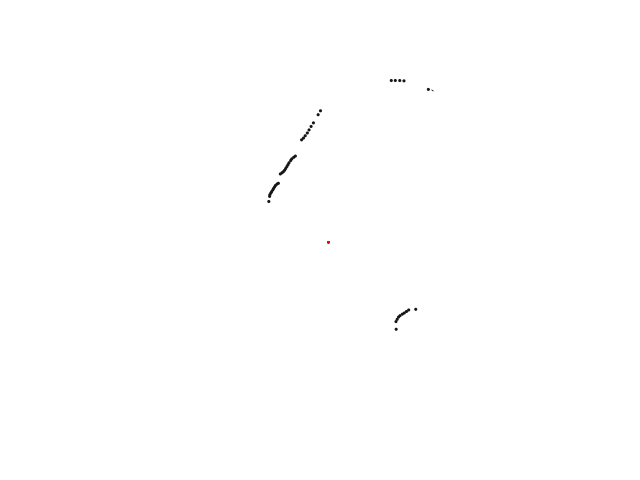

Write the Python code that produced this figure.
'''Animates distances and measurment quality'''
from rplidar import RPLidar
from rplidar import *
import matplotlib.pyplot as plt
import numpy as np
import matplotlib.animation as animation
import asyncio

PORT_NAME = 'COM8'
DMAX = 1000
IMIN = 0
IMAX = 200


lidar = RPLidar(PORT_NAME)
fig = plt.figure()
ax = plt.subplot(111, projection='polar')
line = ax.scatter([0, 0], [0, 0], s=5, c=[IMIN, IMAX], cmap=plt.cm.Greys_r, lw=0)
ax.set_rmax(DMAX)
ax.grid(True)
ax.axis('off')
#add a red dot at the center of the lidar with polar coordinates (0,0)
ax.add_patch(plt.Circle((0, 0), 10, color='r', fill=True))


def update_line(num, iterator, line):

    #patches = []
    #patches.append(ax.add_patch(plt.Circle((0, 0), 1000, color='r', fill=False)))
    
    scan = next(iterator)
    offsets = np.array([(np.radians(-meas[1]), meas[2]) for meas in scan])
    line.set_offsets(offsets)
    
    intens = np.array([meas[0] for meas in scan])
    
    line.set_array(intens)
    
    ##################
    #min_idx = np.argmin(np.linalg.norm(intens))
    ##################
    
    fig.savefig('./lidar.png')
    
    return line,#patches

lidar.motor_speed = MAX_MOTOR_PWM
iterator = lidar.iter_scans()
ani = animation.FuncAnimation(fig, update_line, fargs=(iterator, line), interval=50)

plt.show()

lidar.stop()
lidar.disconnect()


